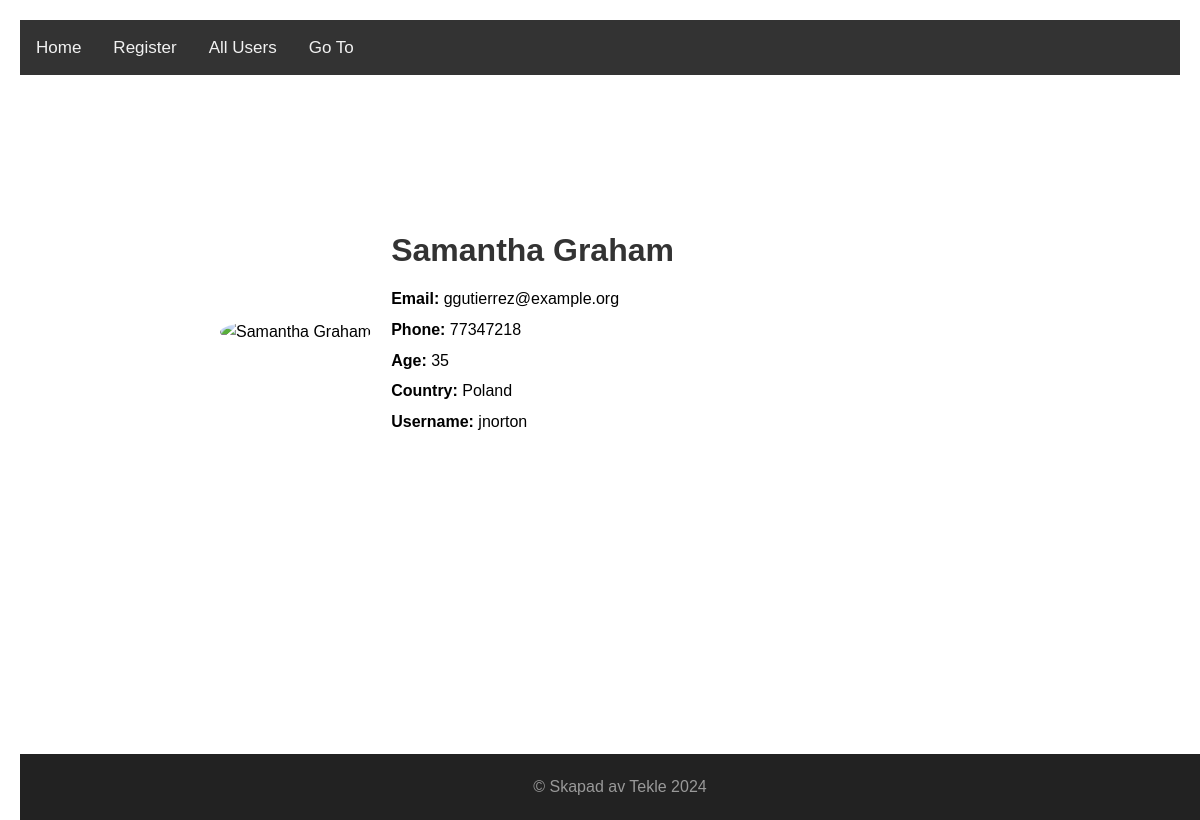
Screenshot of /user/99 with the database file from the repository.
### models.py (models this page shows)
class User(db.Model):
    id = db.Column(db.Integer, primary_key=True)
    name = db.Column(db.String(100))
    age = db.Column(db.Integer)
    email = db.Column(db.String(128), unique=True)
    username = db.Column(db.String(128), unique=True)
    phone = db.Column(db.String(128))
    country = db.Column(db.String(100))

### app.py (the view)
@app.route("/user/<int:user_id>")
def user_page(user_id):
    user = User.query.filter_by(id=user_id).first()
    return render_template('user_page.html', user=user)

### templates/user_page.html
{% extends 'base.html' %}
{% block content %}
    <div class="person-container">
        <div class="person-picture">
            <img src="https://source.unsplash.com/featured/?people" alt="{{ user.name }}">
        </div>
        <div class="person-profile">
            <h1>{{ user.name }}</h1>
            <p><strong>Email:</strong> {{ user.email }}</p>
            <p><strong>Phone:</strong> {{ user.phone }}</p>
            <p><strong>Age:</strong> {{ user.age }}</p>
            <p><strong>Country:</strong> {{ user.country}}</p>
            <p><strong>Username:</strong> {{ user.username}}</p>
        </div>
    </div>
{% endblock %}

### static/style.css (style rules this page uses)
* { margin: 0; padding: 0; box-sizing: border-box; }
html, body { height: 100%; margin: 0; }
body { font-family: 'Arial', sans-serif; line-height: 1.6; margin: 20px; }
.person-container { display: flex; align-items: center; max-width: 800px; margin: 20px auto; padding: 20px; }
.person-picture img { width: 150px; height: 150px; border-radius: 50%; margin-right: 20px; object-fit: cover; }
.person-profile { flex: 1; }
.person-profile h1 { color: #333; margin-bottom: 10px; }
.person-profile p { margin-bottom: 5px; line-height: 1.6; }

### rows the page displays
User: name "Samantha Graham", email "ggutierrez@example.org", phone "77347218", age "35", country "Poland", username "jnorton"
